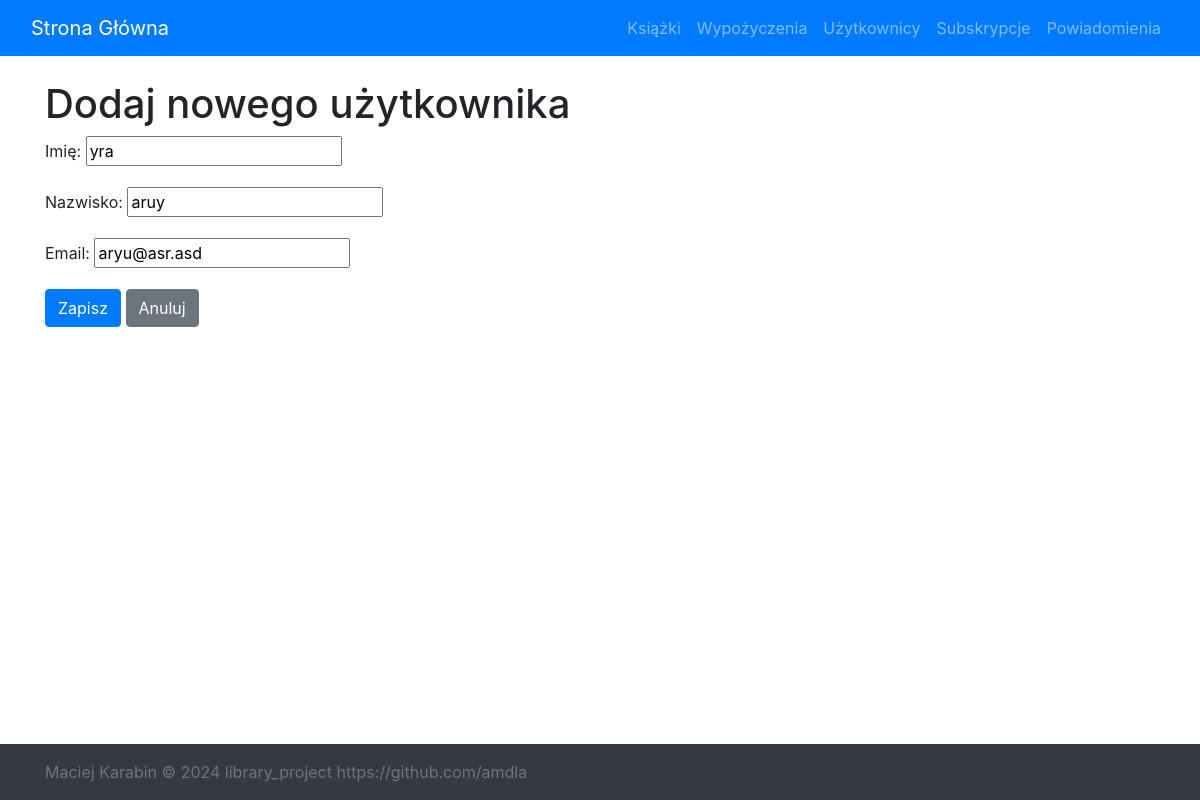
Page /users/update/1/ on the committed database.
### library_app/models.py (models this page shows, shortened)
class Users(models.Model):
    user_id = models.AutoField(primary_key=True)  # Primary key for user table
    first_name = models.CharField(max_length=50)
    last_name = models.CharField(max_length=50)
    email = models.EmailField(unique=True)
    username = models.CharField(max_length=50, unique=True)

### library_app/views.py (the view)
# urls.py: path('users/update/<int:pk>/', views.user_update, name='user-update'),
def user_update(request, pk):
    user = get_object_or_404(Users, pk=pk)
    if request.method == 'POST':
        user_form = UserForm(request.POST, instance=user)
        if user_form.is_valid():
            user_form.save()
            return redirect('user-list')
    else:
        user_form = UserForm(instance=user)
    return render(request, 'forms/user_form.html', {'user_form': user_form})

### library_app/forms.py (shortened to what this page needs)
class UserForm(forms.ModelForm):
    first_name = forms.CharField(max_length=30, required=True, label='Imię')
    last_name = forms.CharField(max_length=30, required=True, label='Nazwisko')
    email = forms.EmailField(max_length=254, required=True, label='Email')
    class Meta:
        model = Users  # Referencing the new Users model
        fields = ('first_name', 'last_name', 'email')

### library_app/templates/forms/user_form.html (shortened to what this page needs)
{% extends 'library_app/base.html' %}
{% block content %}
    <h1>Dodaj nowego użytkownika</h1>
    <form method="post">
        {{ user_form.as_p }}
        <button type="submit" class="btn btn-primary">Zapisz</button>
        <a href="{% url 'user-list' %}" class="btn btn-secondary">Anuluj</a>
    </form>
{% endblock %}

### library_app/static/css/styles.css (style rules this page uses)
html, body { height: 100%; margin: 0; display: flex; flex-direction: column; }
body { display: flex; flex-direction: column; min-height: 100vh; }

### rows in the picture
Users: first_name "yra", last_name "aruy", email "aryu@asr.asd"
